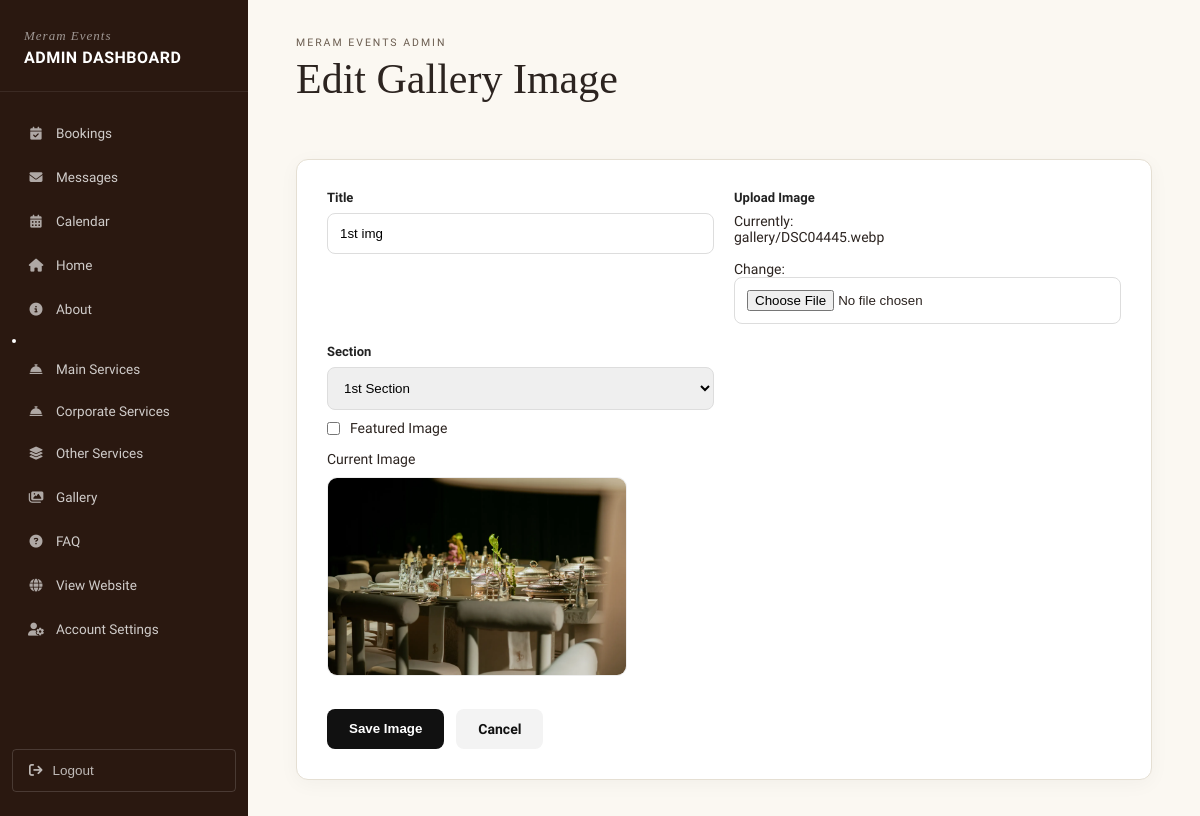
Screenshot of /dashboard/gallery/1/edit/ (signed in) with the database file from the repository.
### main/models.py (models this page shows, shortened)
class GalleryImage(models.Model):
    CATEGORY_CHOICES = [
        ('section0', 'Intro Grid (9 images)'),
        ('section1', '1st Section'),
        ('section2', '2nd Section'),
        ('cts', 'CTS Section'),
    ]
    title = models.CharField(max_length=200)
    image = models.ImageField(upload_to='gallery/')
    category = models.CharField(
        max_length=50,
        choices=CATEGORY_CHOICES,
        default='section1'
    )
    is_featured = models.BooleanField(default=False)
    order = models.IntegerField(default=0)
    created_at = models.DateTimeField(auto_now_add=True)
    class Meta:
        ordering = ['order', '-created_at']

### main/views.py (the view)
@login_required(login_url='dashboard_login')
def gallery_update(request, pk):
    image = get_object_or_404(GalleryImage, pk=pk)
    if request.method == "POST":
        form = GalleryImageForm(
            request.POST,
            request.FILES,
            instance=image
        )
        if form.is_valid():
            form.save()
            return redirect('dashboard_gallery')
    else:
        form = GalleryImageForm(instance=image)
    return render(
        request,
        "dashboard/gallery_form.html",
        {
            "form": form,
            "object": image,
            "active_page": "gallery"
        }
    )

### main/forms.py
class GalleryImageForm(forms.ModelForm):
    class Meta:
        model = GalleryImage
        fields = [
            'title',
            'image',
            'is_featured',
            'category',
        ]
        widgets = {
            'title': forms.TextInput(attrs={
                'class': 'db-input',
                'placeholder': 'Image title'
            }),
            'is_featured': forms.CheckboxInput(attrs={
                'class': 'db-checkbox'
            }),
        }

### main/templates/dashboard/gallery_form.html (shortened to what this page needs)
{% extends 'dashboard/dashboard_base.html' %}
{% block dashboard_content %}
<div class="db-breadcrumb">
    Meram Events Admin
</div>
<div class="db-header-row">
    <h1 class="db-page-title">
        {% if object %}
            Edit Gallery Image
        {% else %}
            Add Gallery Image
        {% endif %}
    </h1>
</div>
<div class="gallery-form-wrap">
<form method="post"
      enctype="multipart/form-data"
      class="gallery-form-card">
<div class="gallery-grid">
    <div class="gallery-group">
        <label>Title</label>
        {{ form.title }}
    </div>
    <div class="gallery-group">
        <label>Upload Image</label>
        {{ form.image }}
    </div>
    <div class="gallery-group">
        <label>Section</label>
        {{ form.category }}
    </div>
</div>
    <div class="switch-wrap">
        {{ form.is_featured }}
        <label style="margin:0;">
            Featured Image
        </label>
    </div>
    {% if object and object.image %}
    <div class="preview-box">
        <label style="display:block;margin-bottom:10px;">
            Current Image
        </label>
        <img loading="lazy" decoding="async" src="{{ object.image.url }}"
             alt="{{ object.title }}">
    </div>
    {% endif %}
    <div class="gallery-actions">
        <button type="submit"
                class="gallery-btn gallery-btn-primary">
            Save Image
        </button>
        <a href="{% url 'dashboard_gallery' %}"
           class="gallery-btn gallery-btn-secondary">
            Cancel
        </a>
    </div>
</form>
</div>
{% endblock %}

### main/templates/dashboard/dashboard_base.html (style rules this page uses)
:root { --db-dark: #2A1810; --db-dark-2: #311F13; --db-maroon: #3D1A12; --db-cream: #FBF8F2; --db-border: #E5DFD3; --db-text: #2C2420; --db-text-mid:#6B5D50; --db-red: #B23A2E; --db-green: #3F7D4A; --db-gold: #C9A96E; }
* { margin:0;padding:0;box-sizing:border-box; }
body { font-family:'Hanken Grotesk',sans-serif; background:var(--db-cream); color:var(--db-text); font-size:14px; }
a { text-decoration:none;color:inherit; }
.db-breadcrumb { font-size:10.5px; letter-spacing:2px; text-transform:uppercase; color:var(--db-text-mid); margin-bottom:6px; font-weight:500; }
.db-page-title { font-family:'Cormorant Garamond',serif; font-size:42px; font-weight:500; color:var(--db-text); margin-bottom:28px; }
.db-header-row { display:flex; justify-content:space-between; align-items:flex-start; margin-bottom:28px; }

### main/templates/dashboard/gallery_form.html (style rules this page uses)
.gallery-form-wrap { max-width:900px; margin:0 auto; }
.gallery-form-card { background:#fff; border:1px solid var(--db-border); border-radius:12px; padding:30px; box-shadow:0 4px 20px rgba(0,0,0,.04); }
.gallery-grid { display:grid; grid-template-columns:1fr 1fr; gap:20px; }
.gallery-group { display:flex; flex-direction:column; }
.gallery-group label { font-size:13px; font-weight:600; margin-bottom:8px; color:#222; }
.gallery-group input, .gallery-group select { width:100%; padding:12px; border:1px solid #ddd; border-radius:8px; }
.preview-box { margin-top:15px; }
.preview-box img { width:100%; max-width:300px; border-radius:10px; border:1px solid #eee; }
.gallery-actions { margin-top:30px; display:flex; gap:12px; }
.gallery-btn { border:none; padding:12px 22px; border-radius:8px; cursor:pointer; font-weight:600; }
.gallery-btn-primary { background:#111; color:#fff; }
.gallery-btn-secondary { background:#f3f3f3; color:#111; text-decoration:none; }
.switch-wrap { display:flex; align-items:center; gap:10px; margin-top:10px; }

### rows the page displays
GalleryImage: title "1st img", category "1st Section", image (picture)
